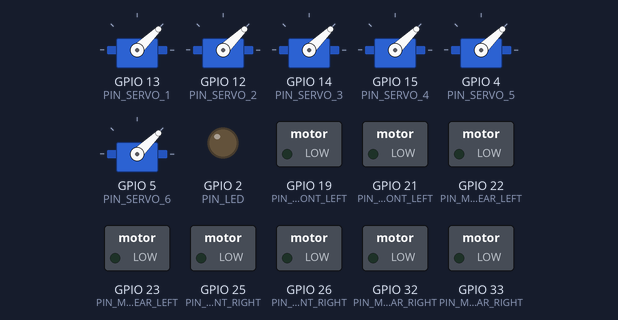
A sketch run on a simulated ESP32. On the bench: 6 × servo, switched loads named in the sketch (green lamp = pin HIGH), output pins drawn as LEDs (lit = HIGH). Dashed ring = blinking. Nothing arrives over Bluetooth unless stated; servo pulses on a pin are drawn as a servo (544–2400 µs = 0–180°); what the sketch prints to the serial monitor is not drawn.

Above: at 0.5 s.
At 2.2 s:
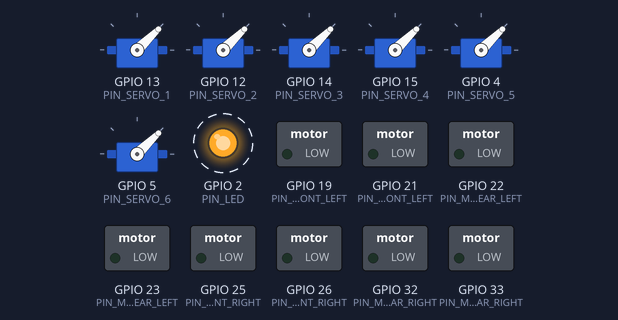
Timing chart, 0 to 3.0 s (numbered marks = the images above):
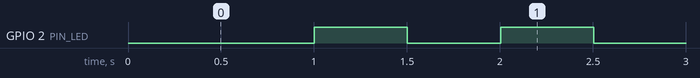

The sketch:

Main.ino
```cpp
/**
 * Projekt: MecanumRoboter
 *
 * Board: ESP32 Dev Module
 */

#include <Wire.h>
#include <BluetoothSerial.h>

#include "motor.hpp"
#include "servo.hpp"
//#include "us_sensor.hpp"

// Definition der Mikrocontroller-Pins
#define PIN_MOTOR_ENABLE_FRONT_LEFT     21
#define PIN_MOTOR_ENABLE_FRONT_RIGHT    26
#define PIN_MOTOR_ENABLE_REAR_LEFT      23
#define PIN_MOTOR_ENABLE_REAR_RIGHT     33
#define PIN_MOTOR_PHASE_FRONT_LEFT      19
#define PIN_MOTOR_PHASE_FRONT_RIGHT     25
#define PIN_MOTOR_PHASE_REAR_LEFT       22
#define PIN_MOTOR_PHASE_REAR_RIGHT      32
#define PIN_LED                         2
#define PIN_SERVO_1                     13
#define PIN_SERVO_2                     12
#define PIN_SERVO_3                     14
#define PIN_SERVO_4                     15
#define PIN_SERVO_5                     4
#define PIN_SERVO_6                     5


BluetoothSerial bt;
Motor           motorFrontLeft{  PIN_MOTOR_ENABLE_FRONT_LEFT,  PIN_MOTOR_PHASE_FRONT_LEFT /*,  PWM_CHAN_FRONT_LEFT*/  };
Motor           motorFrontRight{ PIN_MOTOR_ENABLE_FRONT_RIGHT, PIN_MOTOR_PHASE_FRONT_RIGHT /*, PWM_CHAN_FRONT_RIGHT*/ };
Motor           motorRearLeft{   PIN_MOTOR_ENABLE_REAR_LEFT,   PIN_MOTOR_PHASE_REAR_LEFT /*,   PWM_CHAN_REAR_LEFT */  };
Motor           motorRearRight{  PIN_MOTOR_ENABLE_REAR_RIGHT,  PIN_MOTOR_PHASE_REAR_RIGHT /*,  PWM_CHAN_REAR_RIGHT */  };
Servo           servo1{ PIN_SERVO_1 };
Servo           servo2{ PIN_SERVO_2 };
Servo           servo3{ PIN_SERVO_3 };
Servo           servo4{ PIN_SERVO_4 };
Servo           servo5{ PIN_SERVO_5 };
Servo           servo6{ PIN_SERVO_6 };

unsigned long aliveTime = 0;
unsigned long blinkTime = 0;
bool          blinkState = false;
unsigned long blinkPeriod = 1000;


volatile bool connected = false;


void stopMotors()
{
    motorFrontLeft.setPower( 0 );
    motorFrontRight.setPower( 0 );
    motorRearLeft.setPower( 0 );
    motorRearRight.setPower( 0 );
}


void onBluetoothEvent( esp_spp_cb_event_t event, esp_spp_cb_param_t *param )
{
    if (  event == ESP_SPP_SRV_OPEN_EVT )
    {
        // verbunden
        connected = true;
    }
    else if( event == ESP_SPP_CLOSE_EVT )
    {
        // unterbrochen
        connected = false;
        stopMotors();
    }
}


void setup()
{
    pinMode( PIN_LED, OUTPUT );
    digitalWrite( PIN_LED, LOW );             // LOW: aus, HIGH: ein

    bt.register_callback( onBluetoothEvent );
    bt.begin( "MecanumRoboter" );

    // für Debug-Ausgaben:
    Serial.begin( 115200 );
    Serial.println( "Hallo!\r\n" );
}


void loop()
{
    unsigned long now = millis();

    if ( bt.available() )
    {
        String rd = bt.readStringUntil( ';' );
        if ( rd.startsWith( "MFL" ) )
        {
            motorFrontLeft.setPower( rd.substring( 3 ).toInt() );
        }
        else if ( rd.startsWith( "MFR" ) )
        {
            motorFrontRight.setPower( rd.substring( 3 ).toInt() );
        }
        else if ( rd.startsWith( "MRL" ) )
        {
            motorRearLeft.setPower( rd.substring( 3 ).toInt() );
        }
        else if ( rd.startsWith( "MRR" ) )
        {
            motorRearRight.setPower( rd.substring( 3 ).toInt() );
        }
        // TODO: generisch mit Array aus Servos
        else if ( rd.startsWith( "S1" ) )
        {
            servo1.setDeciPercent( rd.substring( 2 ).toInt() );
        }
        else if ( rd.startsWith( "S2" ) )
        {
            servo2.setPercent( rd.substring( 2 ).toInt() );
        }
        else if ( rd.startsWith( "S3" ) )
        {
            servo3.setPercent( rd.substring( 2 ).toInt() );
        }
        else if ( rd.startsWith( "S4" ) )
        {
            servo4.setPercent( rd.substring( 2 ).toInt() );
        }
        else if ( rd.startsWith( "S5" ) )
        {
            servo5.setPercent( rd.substring( 2 ).toInt() );
        }
        else if ( rd.startsWith( "S6" ) )
        {
            servo6.setPercent( rd.substring( 2 ).toInt() );
        }
        else if ( rd.startsWith( "AL" ) )
        {
            // Alive-Timer zurücksetzen
            aliveTime = now;
        }
    }

    if ( now > aliveTime + 1000 )
    {
        // es kam zu lange kein Alive-Signal, also Motoren aus
        stopMotors();
    }

    if ( now > blinkTime + blinkPeriod )
    {
        blinkTime = now;
        blinkPeriod = connected ? 100 : 500;
        blinkState = !blinkState;
        digitalWrite( PIN_LED, blinkState ? HIGH : LOW );
    }

    motorFrontLeft.tick();
    motorFrontRight.tick();
    motorRearLeft.tick();
    motorRearRight.tick();

}
```

motor.hpp
```cpp
/**
 * Klasse Motor für die Ansteuerung eines Motors
 */


class Motor
{
public:
    const int PWM_FREQ = 1000;
    const int PWM_RES  = 8;
    const int RAMP_TICK_PERIOD_MS = 20;
    const int RAMP_STEP_PERCENT = 10;


    /**
     * Konstruktor
     */
    Motor( int pinEnable, int pinPhase /*, int pwmChannel*/ )
    {
        m_pinEnable  = pinEnable;
        m_pinPhase   = pinPhase;
        //m_pwmChannel = pwmChannel;

        pinMode( pinPhase, OUTPUT );
        digitalWrite( pinPhase, LOW );             // LOW: vorwärts, HIGH: rückwärts

        ledcAttach( pinEnable, PWM_FREQ, PWM_RES );

        setPowerDirect( 0 );
    }


    /**
     * Setzt die Motorleistung
     * @param value     -100..100; höhere Werte werden abgeschnitten
     */
    void setPowerDirect( int value )
    {
        value = saturate( value );
        m_powerCurr = value;

        if ( value < 0 )
        {
            // rückwärts
            digitalWrite( m_pinPhase, HIGH );             // LOW: vorwärts, HIGH: rückwärts

            // PWM andersrum. Achtung: value ist negativ
            ledcWrite( m_pinEnable, (-value) * 255 / 100 );
        }
        else
        {
            // vorwärts
            digitalWrite( m_pinPhase, LOW );             // LOW: vorwärts, HIGH: rückwärts

            // PWM richtigrum
            ledcWrite( m_pinEnable, value * 255 / 100 );
        }
    }


    void setPower( int value )
    {
        value = saturate( value );
        m_powerTarget = value;
        m_rampStartMs = 0;
    }


    void tick()
    {
        unsigned long now = millis();

        if ( now >= ( m_rampStartMs + RAMP_TICK_PERIOD_MS) )
        {
            m_rampStartMs = now;
            int diff = m_powerTarget - m_powerCurr;

            if ( diff > 0 )
            {
                // wir müssen vorwärts schneller werden
                if ( diff >= RAMP_STEP_PERCENT )
                {
                    setPowerDirect( m_powerCurr + RAMP_STEP_PERCENT );
                }
                else
                {
                    setPowerDirect( m_powerTarget );
                }
            }
            else
            {
                // wir müssen rückwärts schneller werden
                if ( -diff >= RAMP_STEP_PERCENT )
                {
                    setPowerDirect( m_powerCurr - RAMP_STEP_PERCENT );
                }
                else
                {
                    setPowerDirect( m_powerTarget );
                }
            }
        }
    }


private:
    static int saturate( int value )
    {
        int res = value;

        if ( value < -100 )
        {
            res = -100;
        }
        else if ( value > 100 )
        {
            res = 100;
        }

        return res;
    }


private:

    int m_pinEnable;
    int m_pinPhase;
    //int m_pwmChannel;
    int m_powerTarget;
    int m_powerCurr;
    unsigned long m_rampStartMs;
 };
```

servo.hpp
```cpp
/**
 * Klasse Servo für die Ansteuerung eines Servos
 */


class Servo
{
public:
    Servo( int pin, int initDeciPercent = 0 )
    {
        m_pin = pin;

        ledcAttach( pin, PWM_FREQUENCY, PWM_RESOLUTION );
        setDeciPercent( initDeciPercent );
    }


    void setPercent( int value )
    {
        ledcWrite( m_pin, saturate( value ) * ( PWM_VALUE_MAX - PWM_VALUE_MIN ) / 100 + PWM_VALUE_MIN );
    }

    void setDeciPercent( int value )
    {
        ledcWrite( m_pin, saturateDeci( value ) * ( PWM_VALUE_MAX - PWM_VALUE_MIN ) / 1000 + PWM_VALUE_MIN );
    }


private:
    const int PWM_VALUE_MIN     = 3277;
    const int PWM_VALUE_MAX     = 6554;
    const int PWM_FREQUENCY     = 50;
    const int PWM_RESOLUTION    = 16;      // 16 Bits, d.h. Impuls-Breite von 0 bis 65535 Bits. Zulässige Werte für Servos sind 1ms (3277) bis 2ms (6554)

    int saturate( int value )
    {
        int res = value;

        if ( value < 0 )
        {
            res = 0;
        }
        else if ( value > 100 )
        {
            res = 100;
        }

        return res;
    }

    int saturateDeci( int value )
    {
        int res = value;

        if ( value < 0 )
        {
            res = 0;
        }
        else if ( value > 1000 )
        {
            res = 1000;
        }

        return res;
    }


    int m_pin;
};
```

Measured:
- by itself, GPIO 2 (PIN_LED): alternates HIGH for 0.50 s and LOW for 0.50 s
